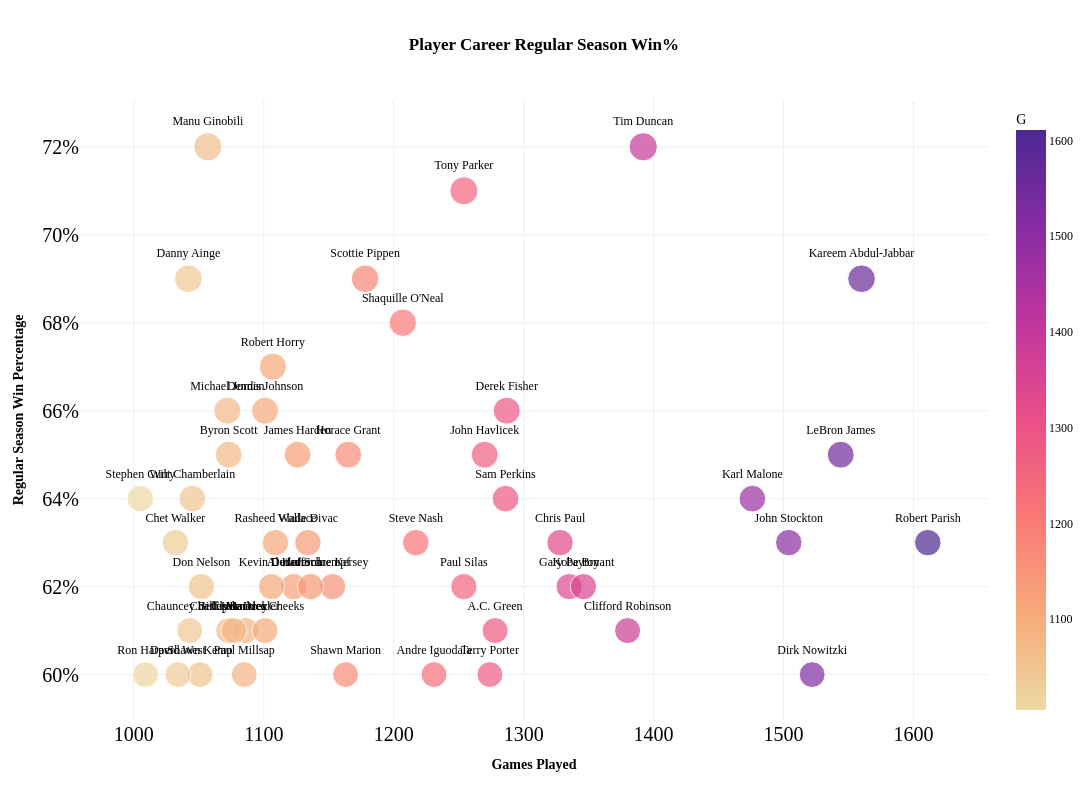

The code cell stored with this chart in its notebook:
### Code cell
fig = px.scatter(
  df_bq2.head(50), 
  x="G", 
  y="Win_Percent",
  title="<b>Player Career Regular Season Win% </b>",
  template="plotly_white",
  size="Win_Percent",
  height=800, 
  width=1200,
  hover_data=["PLAYER_NAME"],
  color="G",
  color_continuous_scale=px.colors.sequential.Agsunset_r,
  text='PLAYER_NAME',
  )

fig.update_layout(
    title_x=0.5,
    xaxis_title="<b>Games Played</b>",
    yaxis_title="<b>Regular Season Win Percentage</b>",
    hoverlabel=dict(
        bgcolor="white",
        font_size=16,
        font_family="PT Sans Narrow"
    ),
    yaxis = dict(tickfont = dict(size=20),tickformat=".0%"),
    xaxis = dict(tickfont = dict(size=20)),
    font=dict(
        family="PT Sans Narrow",
        size=12,
        color="Black"
    ),
    title_font_family="PT Sans Narrow"
)
fig.update_layout(showlegend=False)
fig.update_traces(textposition='top center')

fig

### Figure 1 — Plotly figure (JSON) as saved in the notebook; plotly's stock layout.template omitted (floating-point values rounded to 4 significant figures)
{"data": [{"customdata": [["Tim Duncan"], ["Manu Ginobili"], ["Tony Parker"], ["Scottie Pippen"], ["Kareem Abdul-Jabbar"], ["Danny Ainge"], ["Shaquille O'Neal"], ["Robert Horry"], ["Michael Jordan"], ["Derek Fisher"], ["Dennis Johnson"], ["James Harden"], ["LeBron James"], ["Byron Scott"], ["Horace Grant"], ["John Havlicek"], ["Stephen Curry"], ["Sam Perkins"], ["Karl Malone"], ["Wilt Chamberlain"], ["Chris Paul"], ["Rasheed Wallace"], ["Vlade Divac"], ["Robert Parish"], ["Steve Nash"], ["John Stockton"], ["Chet Walker"], ["Al Horford"], ["Kevin Durant"], ["Gary Payton"], ["Jerome Kersey"], ["Kobe Bryant"], ["Detlef Schrempf"], ["Don Nelson"], ["Paul Silas"], ["Chauncey Billups"], ["A.C. Green"], ["Clifford Robinson"], ["Clyde Drexler"], ["Charles Barkley"], ["Jeff Hornacek"], ["Maurice Cheeks"], ["Paul Millsap"], ["Ron Harper"], ["Shawn Kemp"], ["Shawn Marion"], ["Dirk Nowitzki"], ["Andre Iguodala"], ["David West"], ["Terry Porter"]], "hovertemplate": "G=%{marker.color}<br>Win_Percent=%{marker.size}<br>PLAYER_NAME=%{customdata[0]}<extra></extra>", "legendgroup": "", "marker": {"color": [1392, 1057, 1254, 1178, 1560, 1042, 1207, 1107, 1072, 1287, 1101, 1126, 1544, 1073, 1165, 1270, 1005, 1286, 1476, 1045, 1328, 1109, 1134, 1611, 1217, 1504, 1032, 1123, 1106, 1335, 1153, 1346, 1136, 1052, 1254, 1043, 1278, 1380, 1086, 1073, 1077, 1101, 1085, 1009, 1051, 1163, 1522, 1231, 1034, 1274], "coloraxis": "coloraxis", "size": [0.72, 0.72, 0.71, 0.69, 0.69, 0.69, 0.68, 0.67, 0.66, 0.66, 0.66, 0.65, 0.65, 0.65, 0.65, 0.65, 0.64, 0.64, 0.64, 0.64, 0.63, 0.63, 0.63, 0.63, 0.63, 0.63, 0.63, 0.62, 0.62, 0.62, 0.62, 0.62, 0.62, 0.62, 0.62, 0.61, 0.61, 0.61, 0.61, 0.61, 0.61, 0.61, 0.6, 0.6, 0.6, 0.6, 0.6, 0.6, 0.6, 0.6], "sizemode": "area", "sizeref": 0.0018, "symbol": "circle"}, "mode": "markers+text", "name": "", "orientation": "v", "showlegend": false, "text": ["Tim Duncan", "Manu Ginobili", "Tony Parker", "Scottie Pippen", "Kareem Abdul-Jabbar", "Danny Ainge", "Shaquille O'Neal", "Robert Horry", "Michael Jordan", "Derek Fisher", "Dennis Johnson", "James Harden", "LeBron James", "Byron Scott", "Horace Grant", "John Havlicek", "Stephen Curry", "Sam Perkins", "Karl Malone", "Wilt Chamberlain", "Chris Paul", "Rasheed Wallace", "Vlade Divac", "Robert Parish", "Steve Nash", "John Stockton", "Chet Walker", "Al Horford", "Kevin Durant", "Gary Payton", "Jerome Kersey", "Kobe Bryant", "Detlef Schrempf", "Don Nelson", "Paul Silas", "Chauncey Billups", "A.C. Green", "Clifford Robinson", "Clyde Drexler", "Charles Barkley", "Jeff Hornacek", "Maurice Cheeks", "Paul Millsap", "Ron Harper", "Shawn Kemp", "Shawn Marion", "Dirk Nowitzki", "Andre Iguodala", "David West", "Terry Porter"], "textposition": "top center", "type": "scatter", "x": [1392, 1057, 1254, 1178, 1560, 1042, 1207, 1107, 1072, 1287, 1101, 1126, 1544, 1073, 1165, 1270, 1005, 1286, 1476, 1045, 1328, 1109, 1134, 1611, 1217, 1504, 1032, 1123, 1106, 1335, 1153, 1346, 1136, 1052, 1254, 1043, 1278, 1380, 1086, 1073, 1077, 1101, 1085, 1009, 1051, 1163, 1522, 1231, 1034, 1274], "xaxis": "x", "y": [0.72, 0.72, 0.71, 0.69, 0.69, 0.69, 0.68, 0.67, 0.66, 0.66, 0.66, 0.65, 0.65, 0.65, 0.65, 0.65, 0.64, 0.64, 0.64, 0.64, 0.63, 0.63, 0.63, 0.63, 0.63, 0.63, 0.63, 0.62, 0.62, 0.62, 0.62, 0.62, 0.62, 0.62, 0.62, 0.61, 0.61, 0.61, 0.61, 0.61, 0.61, 0.61, 0.6, 0.6, 0.6, 0.6, 0.6, 0.6, 0.6, 0.6], "yaxis": "y"}], "layout": {"coloraxis": {"colorbar": {"title": {"text": "G"}}, "colorscale": [[0, "rgb(237, 217, 163)"], [0.1667, "rgb(246, 169, 122)"], [0.3333, "rgb(250, 120, 118)"], [0.5, "rgb(234, 79, 136)"], [0.6667, "rgb(192, 54, 157)"], [0.8333, "rgb(135, 44, 162)"], [1, "rgb(75, 41, 145)"]]}, "font": {"color": "Black", "family": "PT Sans Narrow", "size": 12}, "height": 800, "hoverlabel": {"bgcolor": "white", "font": {"family": "PT Sans Narrow", "size": 16}}, "legend": {"itemsizing": "constant", "tracegroupgap": 0}, "showlegend": false, "title": {"font": {"family": "PT Sans Narrow"}, "text": "<b>Player Career Regular Season Win% </b>", "x": 0.5}, "width": 1200, "xaxis": {"anchor": "y", "domain": [0, 1], "tickfont": {"size": 20}, "title": {"text": "<b>Games Played</b>"}}, "yaxis": {"anchor": "x", "domain": [0, 1], "tickfont": {"size": 20}, "tickformat": ".0%", "title": {"text": "<b>Regular Season Win Percentage</b>"}}}}
